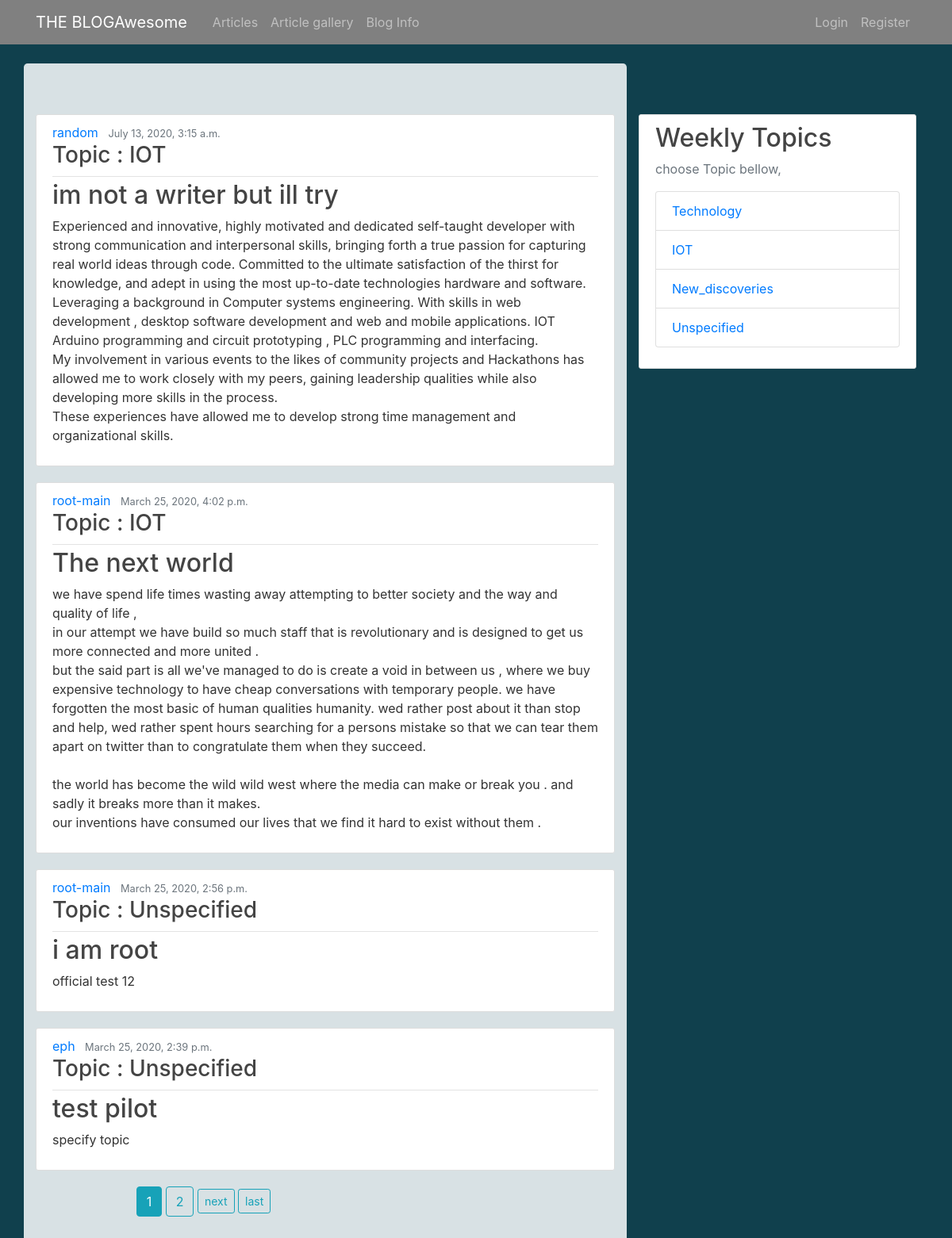
The app's page /articles/ with its own data.
### blog/models.py (models this page shows, shortened)
class Post(models.Model):
	title = models.CharField(max_length=100)
	content = models.TextField()
	date_posted = models.DateTimeField(default=timezone.now)
	author = models.ForeignKey(User, on_delete=models.CASCADE)
	image = models.ImageField(default='defaultA.jpg',upload_to='profile_pics')
	category=models.CharField(default='Unspecified',max_length=100)

### blog/views.py (the view)
# urls.py: path('articles/',PostListView.as_view(),name='blog-home'),
class PostListView(ListView):
	model = Post
	template_name ='blog/home.html'
	context_object_name ='posts'
	ordering =['-date_posted']
	paginate_by = 4 #show 4 articles per page if more than 4 exist add scroll buttons(pagination)

### blog/templates/blog/home.html (shortened to what this page needs)
{% extends 'blog/base.html' %}
{% block content %}
	{% for post in posts %}
		<article class="media content-section">
			<div class="media-body">
				<div class="article-metadata">
					<a class="mr-2" href="{% url 'user-posts' post.author.username %}">{{ post.author }} </a>
					<small class="text-muted">{{ post.date_posted}}</small>
					<h3 class="mr-2">
					{%if post.category %}
					  Topic : {{post.category}}
					 {%endif%}
				    </h3>
				</div>
				<h2><a class="article-title" href="{% url 'post-detail' post.id %}">{{ post.title }}</a></h2>
				<p class="article-content">{{ post.content }}</p>
			</div>
		</article>
	{% endfor %}
	{% if is_paginated %}
		<div class="row">
			<div class="col-md-2"></div>
			<div class=" col-md-8">
				{% for num in page_obj.paginator.page_range %}
					{% if page_obj.number == num %}
						<a class="btn btn-info mb-4" href="?page={{ num }}">{{ num }}</a>
					{% elif num > page_obj.number|add:'-3' and num < page_obj.number|add:'3' %}
							<a class="btn btn-outline-info mb-4" href="?page={{ num }}">{{ num }}</a>
					{% endif %}
				{% endfor %}
				{% if page_obj.has_next %}
					<a class="btn btn-sm btn-outline-info mb-4" href="?page={{ page_obj.next_page_number }}">next</a>
					<a class="btn btn-sm btn-outline-info mb-4" href="?page={{ page_obj.paginator.num_pages }}">last</a>
				{% endif %}
			</div>
			<div class="col-md-2"></div>
		</div>
	{% endif %}
{% endblock content %}

### blog/static/blog/custom.css (style rules this page uses)
body { background:#10404D ; color: #333333; margin-top: 5rem; }
h1,h2,h3,h4,h5,h6 { color: #444444; }
.content-section { background: #ffffff; padding: 10px 20px; border: 1px solid #dddddd; border-radius: 3px; margin-bottom: 20px; }
.article-title { color: #444444; }
.article-content { white-space: pre-line; }
.article-metadata { padding-bottom: 1px; margin-bottom: 4px; border-bottom: 1px solid #e3e3e3; }

### records on screen
Post: author "random", date_posted "July 13, 2020, 3:15 a.m.", category "IOT", title "im not a writer but ill try", content "Experienced and innovative, highly motivated and dedicated self-taught developer with strong communication and interpersonal skills, bringing forth a true passion for capturing real world ideas through code. Committed to the ultimate satisfaction of the thirst for knowledge, and adept in using the most up-to-date technologies hardware and software. Leveraging a background in Computer systems engineering. With skills in web development , desktop software development and web and mobile applications. IOT Arduino programming and circuit prototyping , PLC programming and interfacing. My involvement in various events to the likes of community projects and Hackathons has allowed me to work closely…"
Post: author "root-main", date_posted "March 25, 2020, 4:02 p.m.", category "IOT", title "The next world", content "we have spend life times wasting away attempting to better society and the way and quality of life , in our attempt we have build so much staff that is revolutionary and is designed to get us more connected and more united . but the said part is all we've managed to do is create a void in between us , where we buy expensive technology to have cheap conversations with temporary people. we have forgotten the most basic of human qualities humanity. wed rather post about it than stop and help, wed rather spent hours searching for a persons mistake so that we can tear them apart on twitter than to congratulate them when they succeed. the world has become the wild wild west where the media can…"
Post: author "root-main", date_posted "March 25, 2020, 2:56 p.m.", category "Unspecified", title "i am root", content "official test 12"
Post: author "eph", date_posted "March 25, 2020, 2:39 p.m.", category "Unspecified", title "test pilot", content "specify topic"

### other values on screen
{{ num }} "1"
{{ num }} "2"
